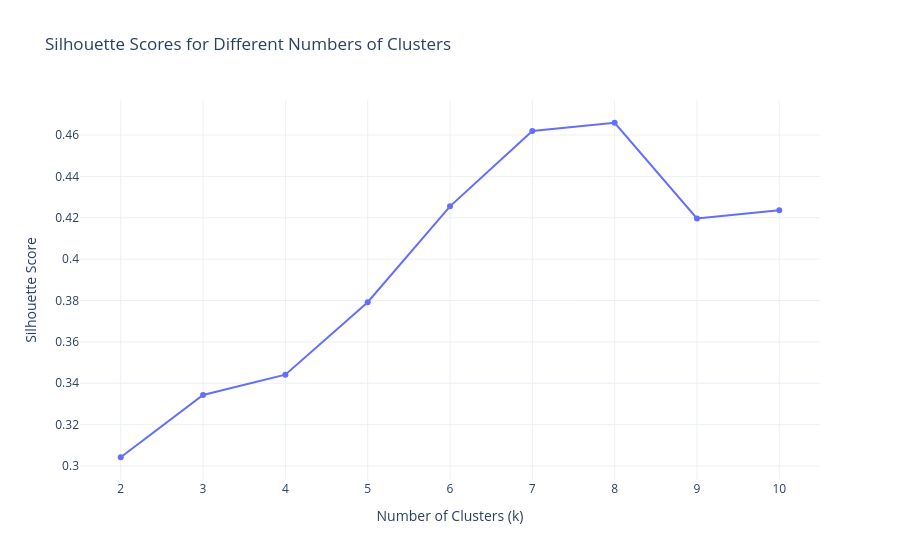

Notebook source saved alongside this figure:
### Code cell
scores = []

for k in range(2, 11):
    model = KMeans(
        n_clusters=k,
        random_state=42
    )

    labels = model.fit_predict(X_scaled)

    scores.append(
        silhouette_score(X_scaled, labels)
    )

silhouette_df = pd.DataFrame({
    "k": range(2, 11),
    "Silhouette Score": scores
})

fig = px.line(
    silhouette_df,
    x="k",
    y="Silhouette Score",
    markers=True,
    title="Silhouette Scores for Different Numbers of Clusters"
)

fig.update_layout(
    xaxis_title="Number of Clusters (k)",
    yaxis_title="Silhouette Score",
    template="plotly_white"
)

fig.show()

### Figure 1 — Plotly figure (JSON) as saved in the notebook; plotly's stock layout.template omitted (floating-point values rounded to 4 significant figures)
{"data": [{"hovertemplate": "k=%{x}<br>Silhouette Score=%{y}<extra></extra>", "legendgroup": "", "line": {"color": "#636efa", "dash": "solid"}, "marker": {"symbol": "circle"}, "mode": "lines+markers", "name": "", "orientation": "v", "showlegend": false, "type": "scatter", "x": [2, 3, 4, 5, 6, 7, 8, 9, 10], "xaxis": "x", "y": [0.3043, 0.3344, 0.3442, 0.3792, 0.4255, 0.462, 0.4659, 0.4196, 0.4236], "yaxis": "y"}], "layout": {"legend": {"tracegroupgap": 0}, "title": {"text": "Silhouette Scores for Different Numbers of Clusters"}, "xaxis": {"anchor": "y", "domain": [0, 1], "title": {"text": "Number of Clusters (k)"}}, "yaxis": {"anchor": "x", "domain": [0, 1], "title": {"text": "Silhouette Score"}}}}
